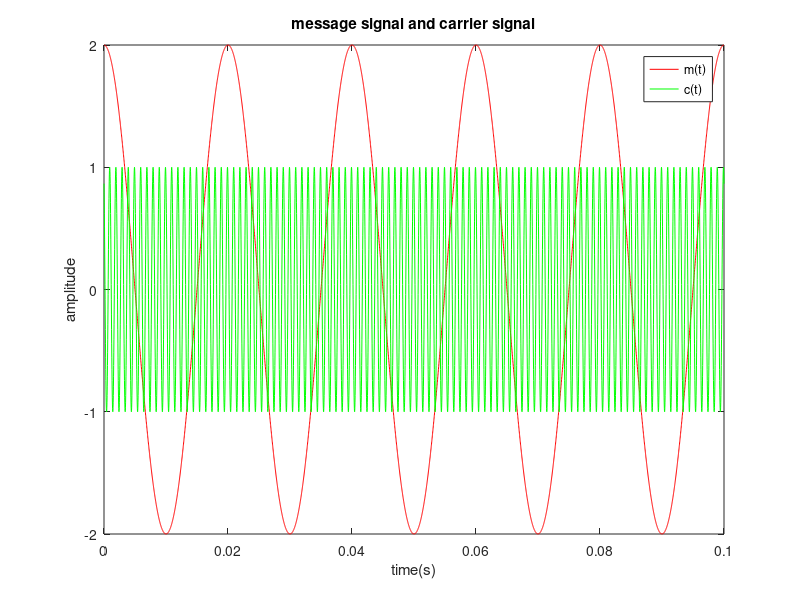
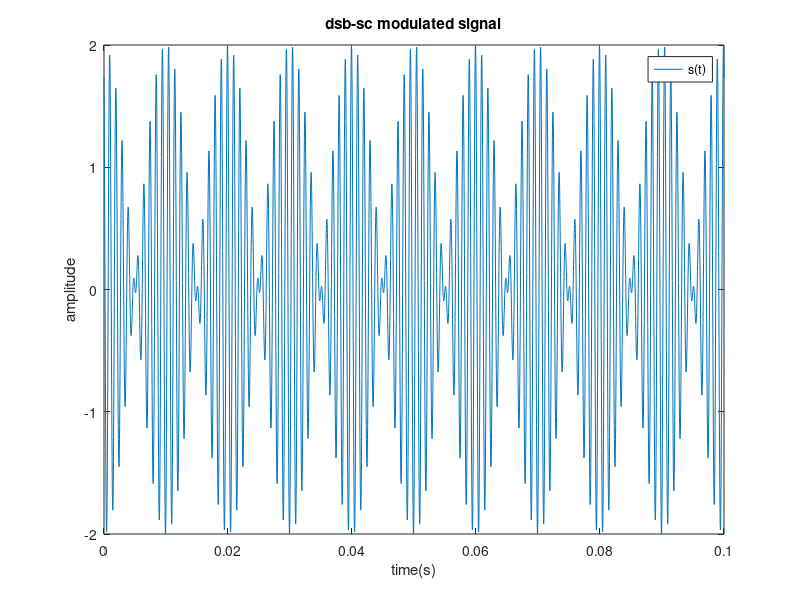
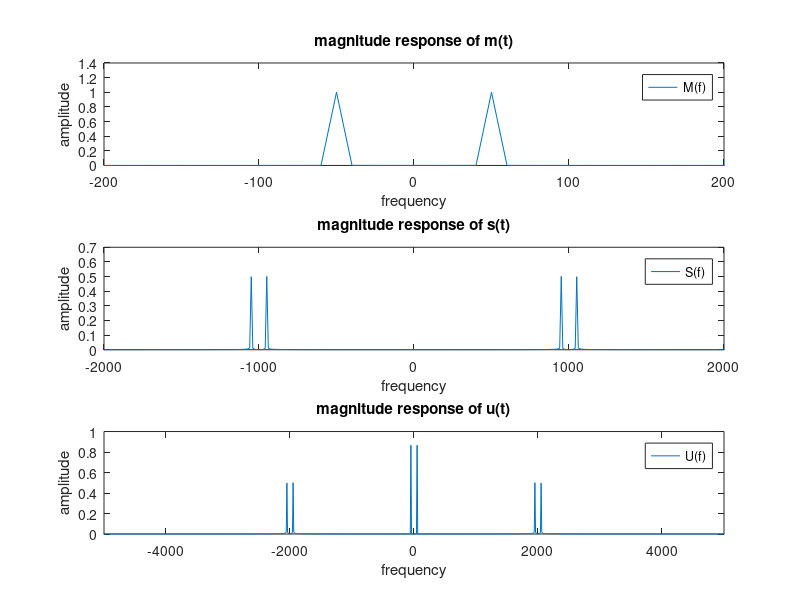
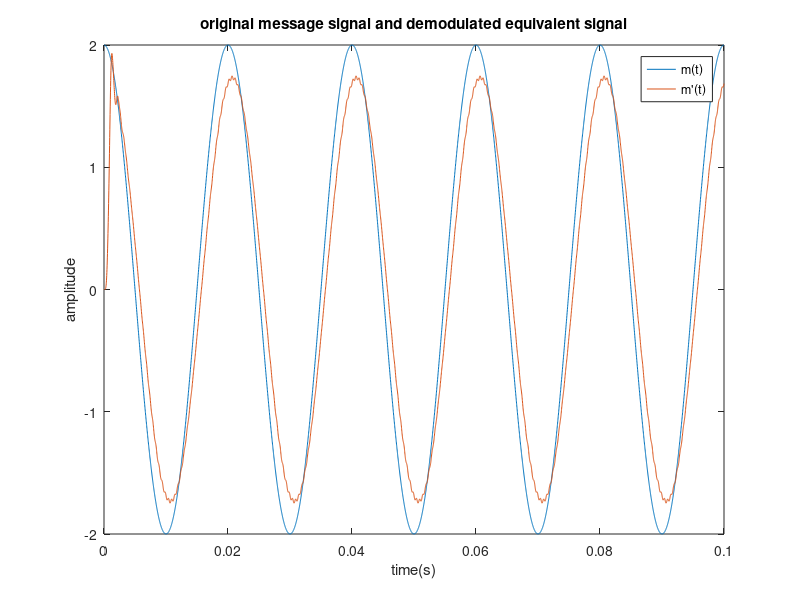

Source code (MATLAB) for these figures, in order:
clear all;
clc;
close all;
%% creation
Am = 2;
fm = 50;
Ac = 1;
fc = 1000;
phasec = pi/6;
Fs = 50000;
T = 1/Fs;
d = 0.1;
t=0:T:d;

mt = Am*cos(2*pi*fm.*t);
ct = Ac*cos(2*pi*fc.*t + phasec);
%% mod
st = mt.*ct;

figure(1)
plot(t,mt,'r'); 

hold on;

plot(t,ct,'g'); title("message signal and carrier signal"); ylabel('amplitude'); xlabel('time(s)'); legend('m(t)','c(t)');

hold off;

figure(2)
plot(t,st); title("dsb-sc modulated signal"); ylabel('amplitude'); xlabel('time(s)'); legend('s(t)')
%% demod
Acp = 2;
phasecp = 0;
lol = Acp*cos(2*pi*fc.*t + phasecp);

u = st.*lol;

nl = 7;
wcl = fc/(Fs/2);
[bl , al] = butter(nl,wcl,'low');

y = filter(bl,al,u);

N = length(t);
w = linspace(-Fs/2,Fs/2,N);

Mf = fft(mt,N);
Mf = fftshift(Mf);
Mf = abs(Mf/N);

Sf = fft(st,N);
Sf = fftshift(Sf);
Sf = abs(Sf/N);

Uf = fft(u,N);
Uf = fftshift(Uf);
Uf = abs(Uf/N);

figure(3);
subplot(311)
plot(w,Mf); title("magnitude response of m(t)"); ylabel('amplitude'); xlabel('frequency'); legend('M(f)')
xlim([-200 200])
subplot(312)
plot(w,Sf); title("magnitude response of s(t)"); ylabel('amplitude'); xlabel('frequency'); legend('S(f)')
xlim([-2000 2000])
subplot(313)
plot(w,Uf); title("magnitude response of u(t)"); ylabel('amplitude'); xlabel('frequency'); legend('U(f)')
xlim([-5000 5000])

figure(4)
plot(t,mt);
hold on;
plot(t,y); title("original message signal and demodulated equivalent signal"); ylabel('amplitude'); xlabel('time(s)'); legend('m(t)',"m'(t)");
hold off;

%% ssb

nbp = 5;
wcbp = [1000 2000]/(Fs/2);
[bbp ,abp] = butter(nbp,wcbp,'bandpass');
hbp = freqz(bbp,abp,Fs/2);

sut = filter(bbp,abp,st);



Suf = fft(sut,N);
Suf = fftshift(Suf);
Suf = abs(Suf/N);

figure(5)
subplot(211)
plot(abs(hbp)); title("magnitude response of ssb filter"); ylabel('amplitude'); xlabel('frequency'); legend('H(f)')
xlim([0 5000])
subplot(212)
plot(w,Suf); title("magnitude response of ssb filtered modulated signal"); ylabel('amplitude'); xlabel('frequency'); legend('Su(f)')
xlim([-5000 5000])




%% m(t).cos(2π.fc.t)    u(t) = m(t).cos(2π.fc.t).(Am/Ac).cos(2π.fc.t+θ)     m(t).[(1/2.(Am/Ac)).(cos(2a+θ) + cos(θ)) for θc = 0;

